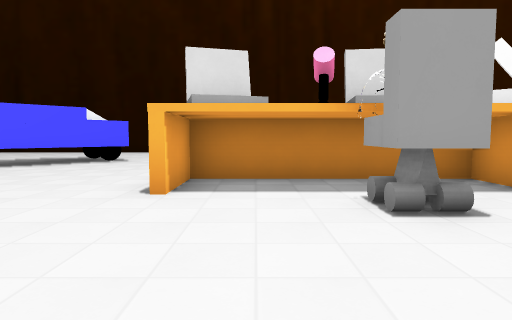
View 1 (above)

17 first-person views from a walk through a 3-D level made in the Godot game engine. The camera is 1.3 m above the floor, tilts 4° down and sees 75° across. The floor is counted in squares, 2 m on a side. Each view is taken from the middle of a square. On the plan, view 1 faces up. The plan holds only what a view shows up to about 10 squares ahead; the rest is blank. Some surface patterns are stand-ins.

View 2
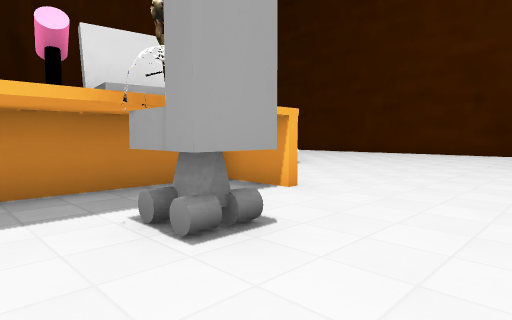

View 3
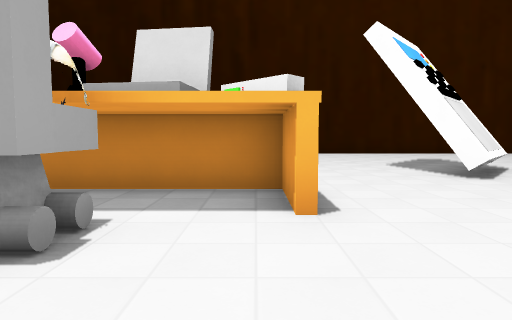

View 4
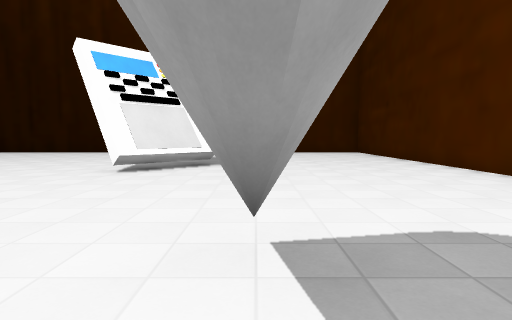

View 5
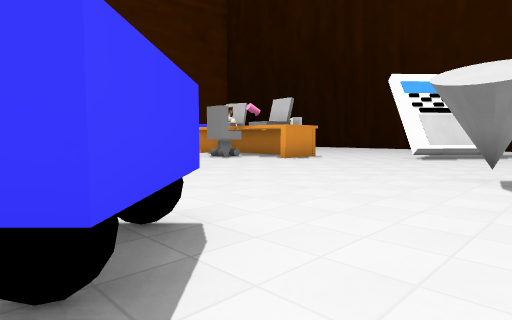

View 6
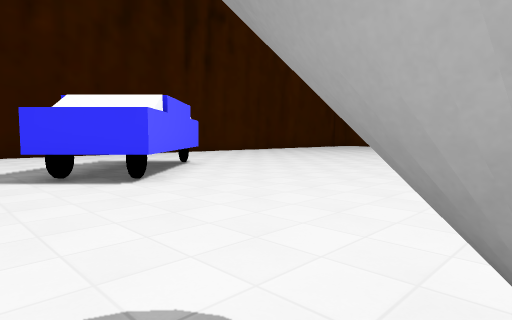

View 7
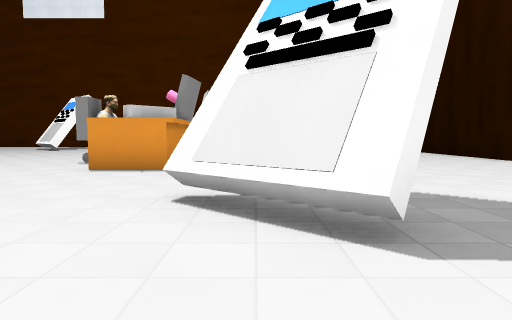

View 8
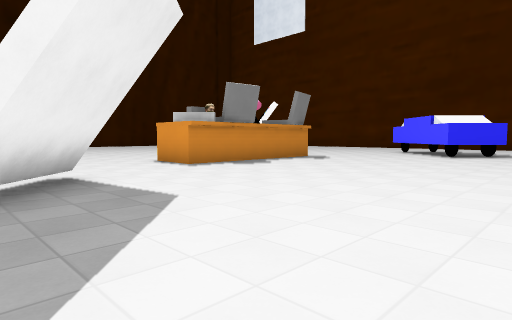

View 9
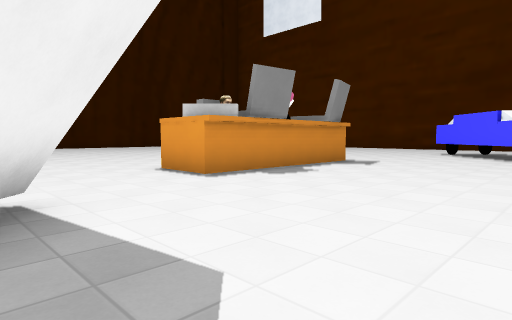

View 10
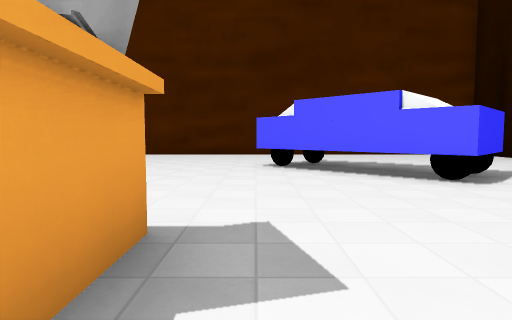

View 11
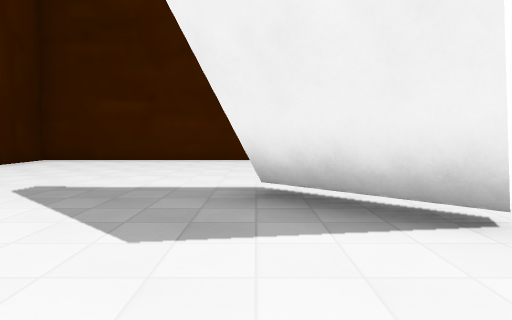

View 12
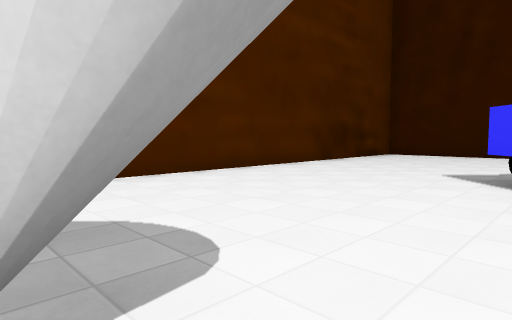

View 13
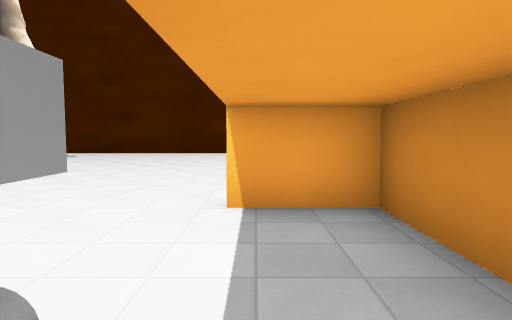

View 14
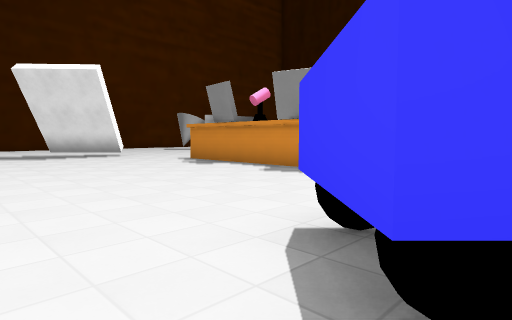

View 15
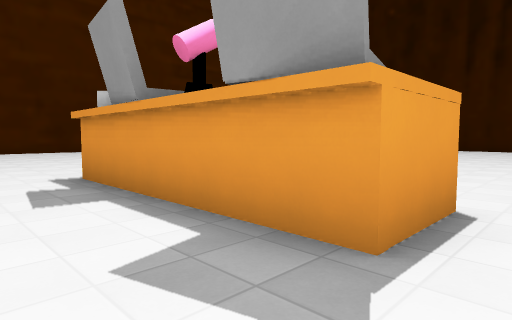

View 16
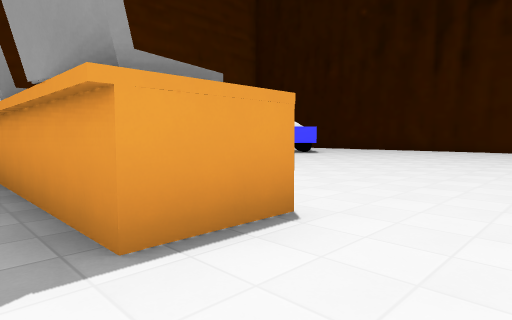

View 17
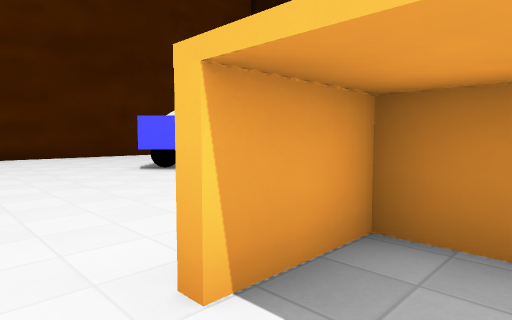

### Floor plan
Key: @ floor where view 1 was taken; # wall or solid block; . floor; T thing the floor can be seen under or through; B box; C chair; O other object.
Columns run from 12 left of view 1 to 14 right of it. Each row starts with its distance up from view 1.
 14             ##          ###
 13             ...       ....#
 12             ..............#
 11    .......................#
 10    ....T..................#
  9    ...  T.................#
  8    ..  T...........##.....#
  7   ... T...........##......#
  6 #.........................#
  5 #..........O###B..........
  4   .........#...#.........
  3    ..........C...........
  2     .................#..
  1     .....................
  0     ....  ..@.............
 -1     ...   ................#
 -2           ................#
 -3           .........##.....#
 -4           ........####....#
 -5            ..  ..## ......#
 -6                 .. .......#
 -7                  .........#
 -8                   .......
 -9                     . ..
-10                     .
-11                     #

Where each view was taken, in squares from view 1:
view 1: 0 up, 0 right, facing up
view 2: 1 up, 0 right, facing up-right
view 3: 1 up, 3 right, facing up
view 4: 0 up, 9 right, facing up
view 5: 4 down, 10 right, facing up-left
view 6: 2 up, 10 right, facing down-left
view 7: 7 up, 10 right, facing left
view 8: 12 up, 8 right, facing down-left
view 9: 10 up, 7 right, facing down-left
view 10: 6 up, 1 right, facing left
view 11: 8 up, 4 right, facing right
view 12: 2 up, 8 right, facing down-right
view 13: 4 up, 2 right, facing left
view 14: 11 up, 5 left, facing down-right
view 15: 7 up, 2 left, facing down-right
view 16: 6 up, 3 left, facing down-right
view 17: 3 up, 0 right, facing up-left
